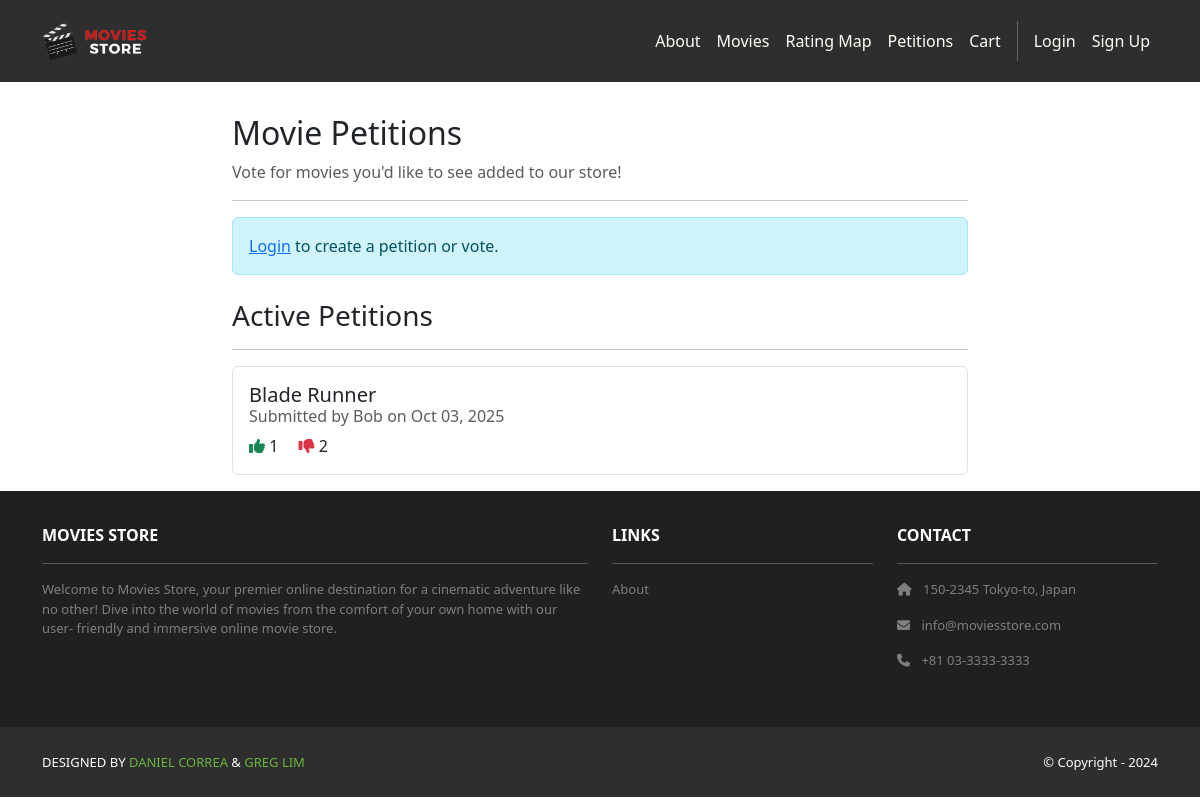
Screenshot of /petitions/ with the database file from the repository.
### petitions/models.py (models this page shows, shortened)
class Petition(models.Model):
    id = models.AutoField(primary_key=True)
    movie_name = models.CharField(max_length=255)
    created_by = models.ForeignKey(User, on_delete=models.CASCADE, related_name='petitions_created')
    created_at = models.DateTimeField(auto_now_add=True)
    voters = models.ManyToManyField(User, related_name='petitions_voted', blank=True)
    dislikers = models.ManyToManyField(User, related_name='petitions_disliked', blank=True)
    def vote_count(self):
        return self.voters.count()
    def dislike_count(self):
        return self.dislikers.count()
    class Meta:
        ordering = ['-created_at']

### petitions/views.py (the view)
# urls.py: path('', views.index, name='cart.index'),
def index(request):
    template_data = {}
    template_data['title'] = 'Petitions'
    template_data['petitions'] = Petition.objects.all()
    template_data['form'] = PetitionForm()
    return render(request, 'petitions/index.html', {'template_data': template_data})

### petitions/templates/petitions/index.html (shortened to what this page needs)
{% extends 'base.html' %}
{% block content %}
{% load static %}
<div class="p-3">
  <div class="container">
    <div class="row mt-3">
      <div class="col-md-8 mx-auto">
        <h2>Movie Petitions</h2>
        <p class="text-muted">Vote for movies you'd like to see added to our store!</p>
        <hr />
        {% if user.is_authenticated %}
        <div class="card shadow p-3 mb-4 rounded">
          <div class="card-body">
            <b class="text-start">Create a New Petition</b><br /><br />
            <form method="POST" action="{% url 'petitions.create' %}">
              {% csrf_token %}
              <div class="mb-3">
                <label for="movie_name" class="form-label">Movie Name:</label>
                {{ template_data.form.movie_name }}
              </div>
              <div class="text-center">
                <button type="submit" class="btn bg-dark text-white">
                  Create Petition
                </button>
              </div>
            </form>
          </div>
        </div>
        {% else %}
        <div class="alert alert-info" role="alert">
          <a href="{% url 'accounts.login' %}">Login</a> to create a petition or vote.
        </div>
        {% endif %}
        <h3 class="mt-4">Active Petitions</h3>
        <hr />
        {% if template_data.petitions %}
        <ul class="list-group">
          {% for petition in template_data.petitions %}
          <li class="list-group-item pb-3 pt-3">
            <div class="d-flex justify-content-between align-items-start">
              <div>
                <h5 class="card-title">{{ petition.movie_name }}</h5>
                <h6 class="card-subtitle mb-2 text-muted">
                  Submitted by {{ petition.created_by.username }} on {{ petition.created_at|date:"M d, Y" }}
                </h6>
                <p class="card-text">
                  <i class="fas fa-thumbs-up text-success"></i> {{ petition.vote_count }}
                  <i class="fas fa-thumbs-down text-danger ms-3"></i> {{ petition.dislike_count }}
                </p>
              </div>
            </div>
          </li>
          {% endfor %}
        </ul>
        {% else %}
        <div class="alert alert-secondary" role="alert">
          No petitions yet. Be the first to create one!
        </div>
        {% endif %}
      </div>
    </div>
  </div>
</div>
{% endblock content %}

### rows the page displays
Petition: movie_name "Blade Runner", created_by.username "Bob", created_at "Oct 03, 2025", vote_count "1", dislike_count "2"
